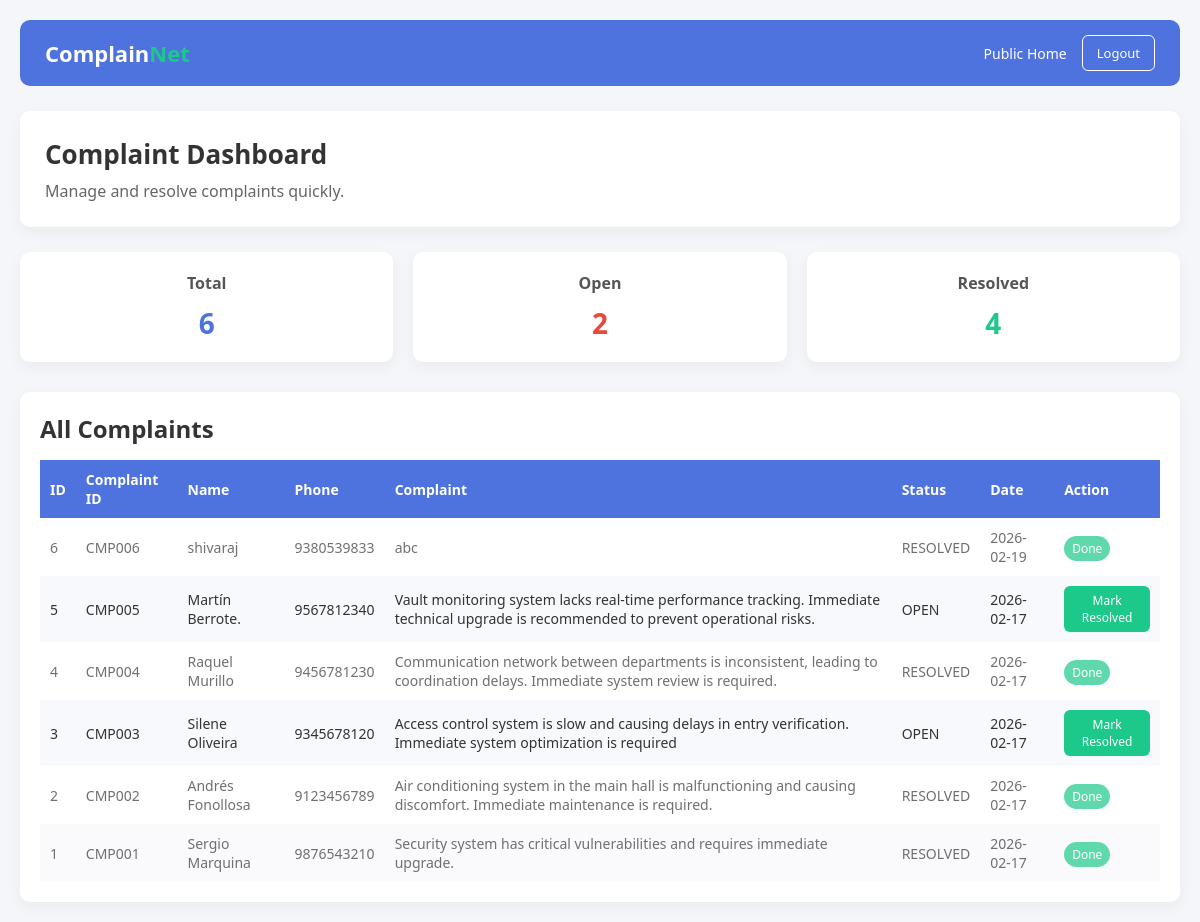
The app's page /dashboard (signed in) with its own data.
### tables this page shows
CREATE TABLE complaints (
            id INTEGER PRIMARY KEY AUTOINCREMENT,
            name TEXT NOT NULL,
            phone TEXT NOT NULL,
            complaint TEXT NOT NULL,
            status TEXT DEFAULT 'OPEN',
            date TEXT,
            complaint_id TEXT
        );

### app.py (the view)
@app.route("/dashboard")
@login_required
def dashboard():
    rows = get_db().execute(
        "SELECT * FROM complaints ORDER BY id DESC"
    ).fetchall()
    return render_template("dashboard.html", rows=rows, s=get_stats())

### app.py (called while the page is built)
def get_db():
    if "db" not in g:
        g.db = sqlite3.connect(app.config["DATABASE"])
        g.db.row_factory = sqlite3.Row
    return g.db

def get_stats():
    db = get_db()
    total = db.execute("SELECT COUNT(*) FROM complaints").fetchone()[0]
    open_c = db.execute("SELECT COUNT(*) FROM complaints WHERE status='OPEN'").fetchone()[0]
    return {
        "total": total,
        "open": open_c,
        "resolved": total - open_c
    }

def login_required(view):
    @wraps(view)
    def wrapped(*args, **kwargs):
        if not session.get("auth"):
            return redirect("/login")
        return view(*args, **kwargs)
    return wrapped

### templates/dashboard.html (shortened to what this page needs)
<!doctype html>
<html lang="en">
<head>
  <link rel="stylesheet" href="{{ url_for('static', filename='dashboard.css') }}">
</head>
<body>
  <div class="page">
    <header class="top-bar">
      <div class="logo">Complain<span>Net</span></div>
      <nav>
        <a href="{{ url_for('home') }}">Public Home</a>
        <form method="POST" action="{{ url_for('logout') }}" class="inline-form">
          <button class="btn ghost" type="submit">
            Logout
          </button>
        </form>
      </nav>
    </header>
    <section class="hero">
      <h1>Complaint Dashboard</h1>
      <p>Manage and resolve complaints quickly.</p>
    </section>
    <section class="stats-row">
      <div class="card">
        <h2>Total</h2>
        <p class="stat-number">{{ s.total }}</p>
      </div>
      <div class="card">
        <h2>Open</h2>
        <p class="stat-number open">{{ s.open }}</p>
      </div>
      <div class="card">
        <h2>Resolved</h2>
        <p class="stat-number resolved">{{ s.resolved }}</p>
      </div>
    </section>
    <section class="table-card">
      <h2>All Complaints</h2>
      <table>
        <thead>
          <tr>
            <th>ID</th>
            <th>Complaint ID</th>
            <th>Name</th>
            <th>Phone</th>
            <th>Complaint</th>
            <th>Status</th>
            <th>Date</th>
            <th>Action</th>
          </tr>
        </thead>
        <tbody>
          {% for r in rows %}
          <tr class="{{ 'resolved-row' if r['status'] == 'RESOLVED' else '' }}">
            <td>{{ r['id'] }}</td>
            <td>{{ r['complaint_id'] }}</td>
            <td>{{ r['name'] }}</td>
            <td>{{ r['phone'] }}</td>
            <td>{{ r['complaint'] }}</td>
            <td>{{ r['status'] }}</td>
            <td>{{ r['date'] }}</td>
            <td>
              {% if r['status'] == 'OPEN' %}
              <form method="POST" action="{{ url_for('resolve', cid=r['complaint_id']) }}" class="inline-form">
                <button class="btn small" type="submit">
                  Mark Resolved
                </button>
              </form>
              {% else %}
              <span class="badge">Done</span>
              {% endif %}
            </td>
          </tr>
          {% else %}
          <tr>
            <td colspan="8" style="text-align:center;">
              No complaints available.
            </td>
          </tr>
          {% endfor %}
        </tbody>
      </table>
    </section>
  </div>
</body>
</html>

### static/dashboard.css (style rules this page uses)
* { margin: 0; padding: 0; box-sizing: border-box; font-family: 'Segoe UI', Tahoma, Geneva, Verdana, sans-serif; }
body { background: #f4f6f9; color: #333; }
.page { max-width: 1200px; margin: auto; padding: 20px; }
.top-bar { display: flex; justify-content: space-between; align-items: center; background: #4e73df; padding: 15px 25px; border-radius: 10px; color: white; }
.logo { font-size: 22px; font-weight: bold; }
.logo span { color: #1cc88a; }
.top-bar nav { display: flex; align-items: center; gap: 15px; }
.top-bar a { color: white; text-decoration: none; font-size: 14px; }
.btn { background: #1cc88a; color: white; padding: 8px 14px; border: none; border-radius: 6px; cursor: pointer; transition: 0.3s ease; font-size: 13px; }
.btn.small { padding: 6px 10px; font-size: 12px; }
.btn.ghost { background: transparent; border: 1px solid white; }
.hero { margin: 25px 0; padding: 25px; background: white; border-radius: 10px; box-shadow: 0 5px 15px rgba(0, 0, 0, 0.05); }
.hero h1 { font-size: 26px; margin-bottom: 8px; }
.hero p { color: #666; }
.stats-row { display: grid; grid-template-columns: repeat(auto-fit, minmax(200px, 1fr)); gap: 20px; margin-bottom: 30px; }
.card { background: white; padding: 20px; border-radius: 10px; text-align: center; box-shadow: 0 5px 15px rgba(0, 0, 0, 0.05); }
.card h2 { font-size: 16px; margin-bottom: 10px; color: #555; }
.stat-number { font-size: 28px; font-weight: bold; color: #4e73df; }
.stat-number.open { color: #e74a3b; }
.stat-number.resolved { color: #1cc88a; }
.table-card { background: white; padding: 20px; border-radius: 10px; box-shadow: 0 5px 15px rgba(0, 0, 0, 0.05); overflow-x: auto; }
.table-card h2 { margin-bottom: 15px; }
table { width: 100%; border-collapse: collapse; font-size: 14px; }
thead { background: #4e73df; color: white; }
th, td { padding: 10px; text-align: left; }
th { font-weight: 600; }
tbody tr:nth-child(even) { background: #f8f9fc; }
.resolved-row { opacity: 0.7; }
.badge { background: #1cc88a; color: white; padding: 4px 8px; border-radius: 20px; font-size: 12px; }

### records on screen
complaints: id "6", complaint_id "CMP006", name "shivaraj", phone "9380539833", complaint "abc", status "RESOLVED", date "2026-02-19", shows "Done"
complaints: id "5", complaint_id "CMP005", name "Martín Berrote.", phone "9567812340", complaint "Vault monitoring system lacks real-time performance tracking. Immediate technical upgrade is recommended to prevent operational risks.", status "OPEN", date "2026-02-17"
complaints: id "4", complaint_id "CMP004", name "Raquel Murillo", phone "9456781230", complaint "Communication network between departments is inconsistent, leading to coordination delays. Immediate system review is required.", status "RESOLVED", date "2026-02-17", shows "Done"
complaints: id "3", complaint_id "CMP003", name "Silene Oliveira", phone "9345678120", complaint "Access control system is slow and causing delays in entry verification. Immediate system optimization is required", status "OPEN", date "2026-02-17"
complaints: id "2", complaint_id "CMP002", name "Andrés Fonollosa", phone "9123456789", complaint "Air conditioning system in the main hall is malfunctioning and causing discomfort. Immediate maintenance is required.", status "RESOLVED", date "2026-02-17", shows "Done"
complaints: id "1", complaint_id "CMP001", name "Sergio Marquina", phone "9876543210", complaint "Security system has critical vulnerabilities and requires immediate upgrade.", status "RESOLVED", date "2026-02-17", shows "Done"

### other values on screen
{{ s.total }} "6"
{{ s.open }} "2"
{{ s.resolved }} "4"
